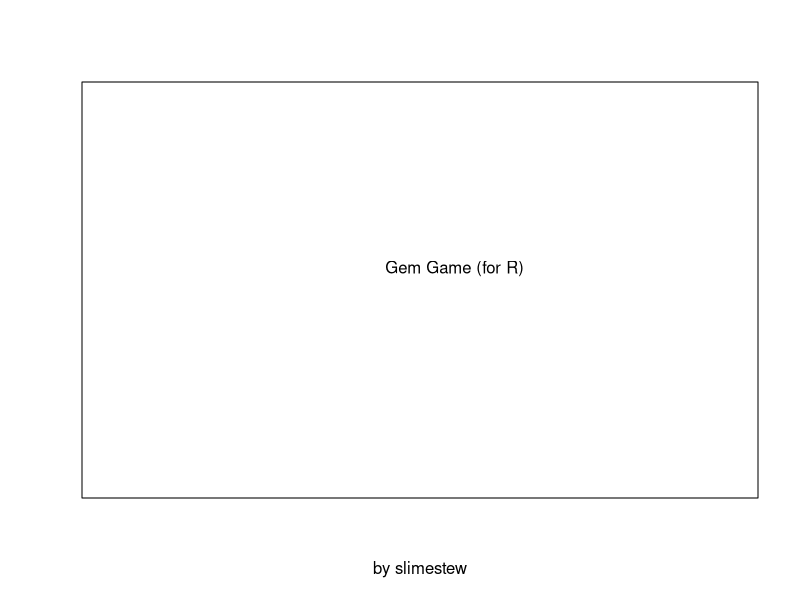
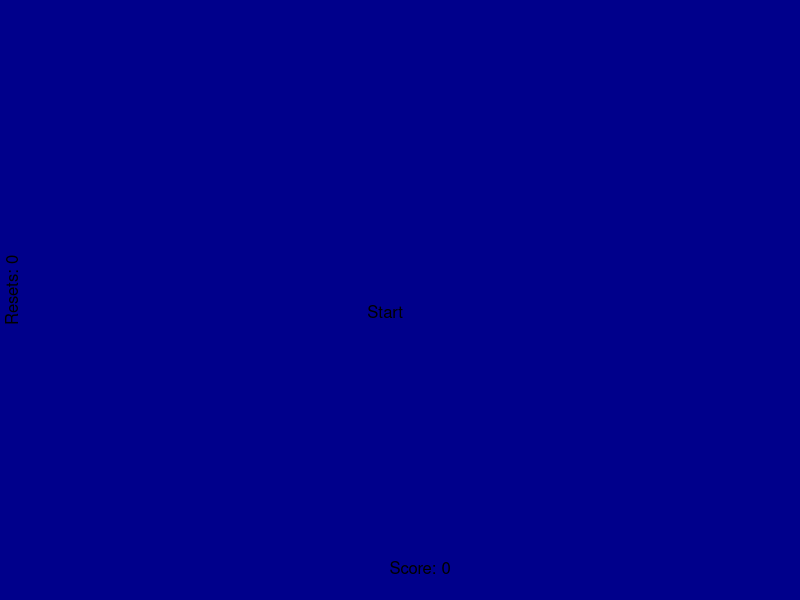

Write R code to recreate these figures, in order. (Note: this script raises an error after producing the figures.)
#install.packages(c("beepr"))
#library(beepr)

#TODO: sounds? graphics?

gems <- matrix(0, nrow = 8, ncol = 8)
tempgems <- matrix(0, nrow = 8, ncol = 8)
tempcheck <- list()
selected <- rep(-1, times = 4)
menu <- 0
click <- list(x = 3, y = 3)
textboxes <- c(0,0)
colorcombo <- c(-1,-1)
options <- c(FALSE, FALSE, FALSE)
# Freeswap: can swap as long as spots are adjacent, doesn't need to cause a valid solve
# Resetpt: Subtracts 10 points if resetting freely (does not subtract if a reset is forced)
# Twist: instead of swapping two adjacent gems, rotates a whole 2x2 area (selecting and deselecting inverts)
gemColors <- c("lightgray", "red", "yellow", "chartreuse", "orange", "cyan", "magenta")

resetboard <- function() {
  for (i in 1:8) {
    gems[i, ] = sample(1:7, 8, replace=TRUE)
  }
  #beep()
  return(gems)
}

failboard <- function() {
  k <- 0
  for (i in 1:8) {
    for (j in 1:8) {
      gems[i, j] = (k + 1)
      k <- (k+1) %% 7
    }
  }
  #beep()
  return(gems)
}

checkgems <- function(goms) {
  checkedgems <- list()
  for (i in 1:8) { #vertical
    colorcombo <- c(-1,-1)
    for (j in 1:8) {
      if(colorcombo[1] == -1) {
        colorcombo[1] = goms[i,j]
        colorcombo[2] = 0
      }
      if(colorcombo[1] == goms[i,j]) {
        colorcombo[2] = colorcombo[2] +1
      } else {
        colorcombo[1] = goms[i,j]
        colorcombo[2] = 1
      }
      if(colorcombo[2] == 3) {
        checkedgems <- c(checkedgems, list(list(i,j,"v")))
      }
    }
  }
  
  for (j in 1:8) { #horizontal
    colorcombo <- c(-1,-1)
    for (i in 1:8) {
      if(colorcombo[1] == -1) {
        colorcombo[1] = goms[i,j]
        colorcombo[2] = 0
      }
      if(colorcombo[1] == goms[i,j]) {
        colorcombo[2] = colorcombo[2] + 1
      } else {
        colorcombo[1] = goms[i,j]
        colorcombo[2] = 1
      }
      if(colorcombo[2] == 3) {
        checkedgems <- c(checkedgems, list(list(i,j,"h")))
      }
    }
  }
  return(checkedgems)
}

legalmoves <- function(goms) {
  if(length(checked)>0) {
    return(TRUE) #should never happen, but would be accurate
  }
  
  tempgems <- gems
  #marked function not useful since it would count an L-shaped triomino as valid
  for (i in 1:8) { #vertical
    for (j in 1:7) {
      tempgems <- swapgems(tempgems, i, j, i, j+1)
      tempcheck <- checkgems(tempgems)
      if(length(tempcheck)>0){
        return(TRUE)
      }
      tempgems <- swapgems(tempgems, i, j, i, j+1)
    }
  }
  
  for (j in 1:8) { #horizontal
    for (i in 1:7) {
      swapgems(tempgems, i, j, i+1, j)
      tempcheck <- checkgems(tempgems)
      if(length(tempcheck)>0){
        return(TRUE)
      }
      swapgems(tempgems, i, j, i+1, j)
    }
  }
  return(FALSE)
}

cleargems <- function(checkedgems) {
  tempgem <- gems
	cleared <- 0
	marked <- matrix(0, nrow = 8, ncol = 8)
	oldmark <- marked
	if(length(checkedgems) > 0) {
  	for(i in 1:length(checkedgems)){
  	  marked[checkedgems[[i]][[1]], checkedgems[[i]][[2]]] = 1
  	}
	}
	
	while(sum(marked) != 0 && sum(oldmark) != sum(marked)) {
		oldmark <- marked
		marked <- markpass(marked)
	}
	
	for (i in 1:8) {
	  for (j in 1:8) {
	    if(marked[i,j] == 1) {
	      tempgem[i,j] = -1 #clear it
	    }
	  }
	}
	cleared <- sum(marked)
	gems <- refill(tempgem)
	return(c(gems,cleared))
}

markpass <- function(marked) {
	for (i in 1:8) {
		for (j in 1:8) {
			if(marked[i,j] == 1) {
				if(i!=1 && (gems[i-1,j] == gems[i,j]) && marked[i-1,j]==0) {
				  marked[i-1, j] = 1
				}
			  if(i!=8 && (gems[i+1,j] == gems[i,j]) && marked[i+1,j]==0) {
			    marked[i+1, j] = 1
			  }
			  if(j!=1 && (gems[i,j-1] == gems[i,j]) && marked[i,j-1]==0) {
			    marked[i, j-1] = 1
			  }
			  if(j!=8 && (gems[i,j+1] == gems[i,j]) && marked[i,j+1]==0) {
			    marked[i, j+1] = 1
			  }
			}
		}
	}
	return(marked)
}

swapgems <- function(goms, row1, col1, row2, col2) {
  temp <- goms[row1, col1]
  goms[row1, col1] = gems[row2, col2]
  goms[row2, col2] = temp
  return(goms)
}

refill <- function(ge) {
  for (z in 1:8) { #fall down 8 times
    for (i in 1:8) {
      for (j in 1:8) {
        if(ge[i, j] == -1) {
          if(j==8) {
            ge[i,j] = sample(1:7, 1)
          } else {
            ge[i,j] = ge[i,j+1]
            ge[i,j+1] = -1
          }
        }
      }
    }
  }
  return(ge)
}

isadjacent <- function(row1, col1, row2, col2) {
  return(((abs(row1-row2) == 1) || (abs(col1-col2) == 1)) && !(((abs(row1-row2) == 1) && (abs(col1-col2) == 1))))
}

trinum <- function(n) {
  return(n * (n + 1) / 2)
}

#board reset and cleanup
gems <- resetboard()
checked <- checkgems(gems)
while(length(checked)>0) {
  clear <- cleargems(checked)
  gems <- matrix(clear[1:64], nrow = 8, ncol = 8)
  checked <- checkgems(gems)
}

#menu
plot(0, 0, type = "n", xlim = c(0, 9), ylim = c(0, 9), col="white", xlab = "by slimestew", ylab = "", axes = FALSE, frame.plot = TRUE)
par(bg = "darkblue")
text(5,5, "Gem Game (for R)")

while(floor(click$y) < 4){
  click <- locator(1)
  plot(0, 0, type = "n", xlim = c(0, 9), ylim = c(0, 9), xlab = paste("Score:",textboxes[1]), ylab = paste("Resets:",textboxes[2]), axes = FALSE, frame.plot = FALSE)
  text(4,4, "Start")
}

#game loop
while(TRUE) {
click <- locator(1)

if(floor(click$x) == 0 && floor(click$y) == 0) {
  textboxes[2] = textboxes[2] + 1
  if(legalmoves(gems) && options[2]){
    textboxes[1] = textboxes[1] - 10
  }

  gems <- resetboard()
  checked <- checkgems(gems)
  while(length(checked)>0) {
    clear <- cleargems(checked)
    gems <- matrix(clear[1:64], nrow = 8, ncol = 8)
    checked <- checkgems(gems)
  }
  
}

#selection
if(selected[1] == -1 && menu != 0) { #pair 1
  if(floor(click$x) > 0 && floor(click$x) < 9) {
    selected[1] = floor(click$x)
  }
  if(floor(click$y) > 0 && floor(click$y) < 9) {
    selected[2] = floor(click$y)
  }
} else { #pair 2
  if(floor(click$x) > 0 && floor(click$x) < 9) {
    selected[3] = floor(click$x)
  }
  if(floor(click$y) > 0 && floor(click$y) < 9) {
    selected[4] = floor(click$y)
  }
}

if(selected[1] != -1 && selected[1] == selected[3] && selected[2] == selected[4]) {
  selected <- rep(-1, times = 4) #deselect
} else if (selected[3] != -1 && selected[4] != -1) {
  if(isadjacent(selected[1], selected[2], selected[3], selected[4])) {
    if(!options[2]){
      tempgems <- swapgems(gems, selected[1], selected[2], selected[3], selected[4])
      tempcheck <- checkgems(tempgems)
      if(length(tempcheck)>0) {
        gems <- swapgems(gems, selected[1], selected[2], selected[3], selected[4])
      }
    } else {
      gems <- swapgems(gems, selected[1], selected[2], selected[3], selected[4])
    }
  }
  checked <- checkgems(gems)
  while(length(checked)>0) {
    checked <- checkgems(gems)
    clear <- cleargems(checked)
    gems <- matrix(clear[1:64], nrow = 8, ncol = 8)
    textboxes[1] = textboxes[1] + trinum(clear[65])
  }
  selected <- rep(-1, times = 4)
}

#draw board
plot(0, 0, type = "n", xlim = c(0, 9), ylim = c(0, 9), xlab = paste("Score:",textboxes[1]), ylab = paste("Resets:",textboxes[2]), axes = FALSE, frame.plot = FALSE)

for (i in 1:8) {
  for (j in 1:8) {
    rect(i, j, i + 1, j + 1, col = gemColors[gems[i, j]], border = "black")
  }
}

rect(0, 0, 1, 1, col = "purple", border = "white")
text(0.5,0.5, "Rst")
if(selected[1] != -1 && selected[2] != -1) {
  rect(selected[1]-0.05, selected[2]-0.05, selected[1] + 1.05, selected[2] + 1.05, col = gemColors[gems[selected[1], selected[2]]], border = "blue")
}

if(!legalmoves(gems)){
  text(5,0.5, "No legal moves! Reset")
}

menu <- 1

}
